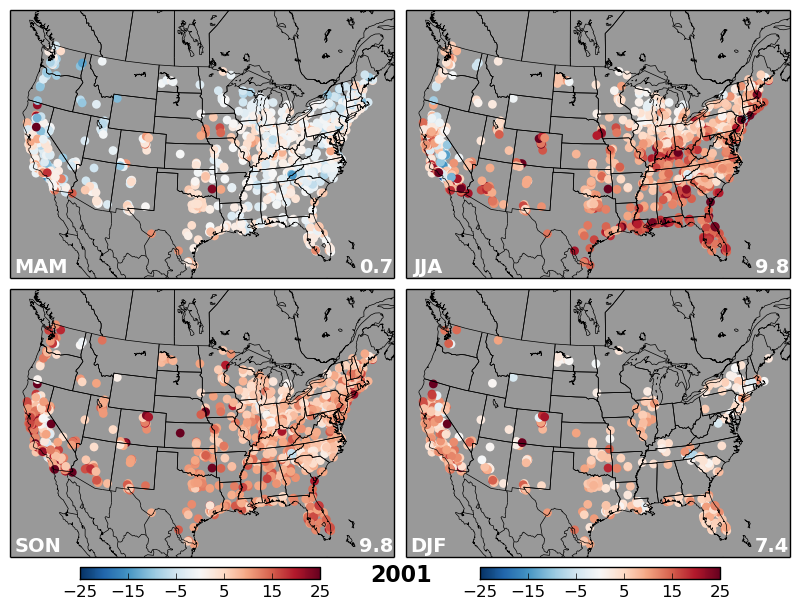

Source code (Python):
import matplotlib
matplotlib.use('Agg')
from pylab import *
from mpl_toolkits.basemap import Basemap
import numpy as np
import matplotlib.pyplot as plt

year = '../11yr_2001'
AQS = year+'/AQS_Daily_O3_11yr_project.csv'

##### EXTRACT THE COLUMNS OF INTEREST
O3_AQS = np.genfromtxt(AQS, delimiter=',', skip_header=10, usecols=(4,3,12,14)) 
O3_AQS_date = np.genfromtxt(AQS, delimiter=',', skip_header=10, dtype=np.object, usecols=(7)) 
O3_AQS_date_explode = np.genfromtxt(O3_AQS_date, delimiter='/', dtype=int, usecols=(0,1,2))
O3_AQS_date_explode = O3_AQS_date_explode[:,0:1]

##### CREATE NUMPY ARRAYS WITH EXPLODED DATE DATA
O3_AQS = concatenate((O3_AQS,O3_AQS_date_explode),axis=1) 

##### REMOVE ALL BAD DATA
O3_AQS = O3_AQS[O3_AQS[:,2]>0] 
O3_AQS = O3_AQS[O3_AQS[:,3]>0] 

O3_AQS_Jan = O3_AQS[O3_AQS[:,4]==1.]
O3_AQS_Feb = O3_AQS[O3_AQS[:,4]==2.]
O3_AQS_Mar = O3_AQS[O3_AQS[:,4]==3.]
O3_AQS_Apr = O3_AQS[O3_AQS[:,4]==4.]
O3_AQS_May = O3_AQS[O3_AQS[:,4]==5.]
O3_AQS_June = O3_AQS[O3_AQS[:,4]==6.]
O3_AQS_July = O3_AQS[O3_AQS[:,4]==7.]
O3_AQS_Aug = O3_AQS[O3_AQS[:,4]==8.]
O3_AQS_Sept = O3_AQS[O3_AQS[:,4]==9.]
O3_AQS_Oct = O3_AQS[O3_AQS[:,4]==10.]
O3_AQS_Nov = O3_AQS[O3_AQS[:,4]==11.]
O3_AQS_Dec = O3_AQS[O3_AQS[:,4]==12.]

O3_AQS_MAM = concatenate((O3_AQS_Mar,O3_AQS_Apr,O3_AQS_May),axis=0)
O3_AQS_JJA = concatenate((O3_AQS_June,O3_AQS_July,O3_AQS_Aug),axis=0)
O3_AQS_SON = concatenate((O3_AQS_Sept,O3_AQS_Oct,O3_AQS_Nov),axis=0)
O3_AQS_DJF = concatenate((O3_AQS_Dec,O3_AQS_Jan,O3_AQS_Feb),axis=0)

Final = [0,0,0,0,0]
for i in range(len(O3_AQS_MAM)): #generate pairs
    if O3_AQS_MAM[i,4] == -999: pass
    else:
        Temp = O3_AQS_MAM[i]
        for j in range(i+1,len(O3_AQS_MAM)):
    	    if np.array_equal(O3_AQS_MAM[i,0],O3_AQS_MAM[j,0]) and np.array_equal(O3_AQS_MAM[i,1],O3_AQS_MAM[j,1]): 
                Temp = vstack((Temp,O3_AQS_MAM[j]))
                O3_AQS_MAM[j,4] = -999
            else: pass
        if np.array(Temp).size>5:
            Temp = np.mean(Temp,axis=0)
        else: pass
        Final = vstack((Final,Temp))
Final = np.delete(Final,0,0)
O3_AQS_MAM = Final[:]

Final = [0,0,0,0,0]
for i in range(len(O3_AQS_JJA)): #generate pairs
    if O3_AQS_JJA[i,4] == -999: pass
    else:
        Temp = O3_AQS_JJA[i]
        for j in range(i+1,len(O3_AQS_JJA)):
    	    if np.array_equal(O3_AQS_JJA[i,0],O3_AQS_JJA[j,0]) and np.array_equal(O3_AQS_JJA[i,1],O3_AQS_JJA[j,1]): 
                Temp = vstack((Temp,O3_AQS_JJA[j]))
                O3_AQS_JJA[j,4] = -999
            else: pass
        if np.array(Temp).size>5:
            Temp = np.mean(Temp,axis=0)
        else: pass
        Final = vstack((Final,Temp))
Final = np.delete(Final,0,0)
O3_AQS_JJA = Final[:]

Final = [0,0,0,0,0]
for i in range(len(O3_AQS_SON)): #generate pairs
    if O3_AQS_SON[i,4] == -999: pass
    else:
        Temp = O3_AQS_SON[i]
        for j in range(i+1,len(O3_AQS_SON)):
    	    if np.array_equal(O3_AQS_SON[i,0],O3_AQS_SON[j,0]) and np.array_equal(O3_AQS_SON[i,1],O3_AQS_SON[j,1]): 
                Temp = vstack((Temp,O3_AQS_SON[j]))
                O3_AQS_SON[j,4] = -999
            else: pass
        if np.array(Temp).size>5:
            Temp = np.mean(Temp,axis=0)
        else: pass
        Final = vstack((Final,Temp))
Final = np.delete(Final,0,0)
O3_AQS_SON = Final[:]

Final = [0,0,0,0,0]
for i in range(len(O3_AQS_DJF)): #generate pairs
    if O3_AQS_DJF[i,4] == -999: pass
    else:
        Temp = O3_AQS_DJF[i]
        for j in range(i+1,len(O3_AQS_DJF)):
    	    if np.array_equal(O3_AQS_DJF[i,0],O3_AQS_DJF[j,0]) and np.array_equal(O3_AQS_DJF[i,1],O3_AQS_DJF[j,1]): 
                Temp = vstack((Temp,O3_AQS_DJF[j]))
                O3_AQS_DJF[j,4] = -999
            else: pass
        if np.array(Temp).size>5:
            Temp = np.mean(Temp,axis=0)
        else: pass
        Final = vstack((Final,Temp))
Final = np.delete(Final,0,0)
O3_AQS_DJF = Final[:]

#####  CALCULATE BIAS
O3AQS_MAM = (O3_AQS_MAM[:,3] - O3_AQS_MAM[:,2])
O3AQS_JJA = (O3_AQS_JJA[:,3] - O3_AQS_JJA[:,2])
O3AQS_SON = (O3_AQS_SON[:,3] - O3_AQS_SON[:,2])
O3AQS_DJF = (O3_AQS_DJF[:,3] - O3_AQS_DJF[:,2])

lat_AQS_MAM = O3_AQS_MAM[:,0]
lon_AQS_MAM = O3_AQS_MAM[:,1]
lat_AQS_JJA = O3_AQS_JJA[:,0]
lon_AQS_JJA = O3_AQS_JJA[:,1]
lat_AQS_SON = O3_AQS_SON[:,0]
lon_AQS_SON = O3_AQS_SON[:,1]
lat_AQS_DJF = O3_AQS_DJF[:,0]
lon_AQS_DJF = O3_AQS_DJF[:,1]

fig = plt.figure(frameon=False)
map_MAM = fig.add_axes([0.0125,0.52,0.48,0.48])
map_JJA = fig.add_axes([0.5075,0.52,0.48,0.48])
map_SON = fig.add_axes([0.0125,0.055,0.48,0.48])
map_DJF = fig.add_axes([0.5075,0.055,0.48,0.48])
ax_colorbar = fig.add_axes([0.1,0.035,0.3,0.02])
ax_colorbar2 = fig.add_axes([0.6,0.035,0.3,0.02])

m = Basemap(width=5000000,height=3500000,rsphere=(6378137.00,6356752.3142),projection='lcc',
            resolution='l',lat_ts=40,lat_0=40,lon_0=-96.5,ax=map_MAM)
m.fillcontinents(color='#999999', lake_color='#999999', zorder=0)
m.drawcoastlines(color='#000000', linewidth=0.5)
m.drawmapboundary(fill_color='#999999')
m.drawcountries(color='#000000', linewidth=0.5)
m.drawstates(color='#000000', linewidth=0.5) 

n = Basemap(width=5000000,height=3500000,rsphere=(6378137.00,6356752.3142),projection='lcc',
            resolution='l',lat_ts=40,lat_0=40,lon_0=-96.5,ax=map_JJA)
n.fillcontinents(color='#999999', lake_color='#999999', zorder=0)
n.drawcoastlines(color='#000000', linewidth=0.5)
n.drawmapboundary(fill_color='#999999')
n.drawcountries(color='#000000', linewidth=0.5)
n.drawstates(color='#000000', linewidth=0.5) 

o = Basemap(width=5000000,height=3500000,rsphere=(6378137.00,6356752.3142),projection='lcc',
            resolution='l',lat_ts=40,lat_0=40,lon_0=-96.5,ax=map_SON)
o.fillcontinents(color='#999999', lake_color='#999999', zorder=0)
o.drawcoastlines(color='#000000', linewidth=0.5)
o.drawmapboundary(fill_color='#999999')
o.drawcountries(color='#000000', linewidth=0.5)
o.drawstates(color='#000000', linewidth=0.5) 

p = Basemap(width=5000000,height=3500000,rsphere=(6378137.00,6356752.3142),projection='lcc',
            resolution='l',lat_ts=40,lat_0=40,lon_0=-96.5,ax=map_DJF)
p.fillcontinents(color='#999999', lake_color='#999999', zorder=0)
p.drawcoastlines(color='#000000', linewidth=0.5)
p.drawmapboundary(fill_color='#999999')
p.drawcountries(color='#000000', linewidth=0.5)
p.drawstates(color='#000000', linewidth=0.5) 

AQS_xpt_MAM,AQS_ypt_MAM = m(lon_AQS_MAM[:],lat_AQS_MAM[:])
AQS_xpt_JJA,AQS_ypt_JJA = n(lon_AQS_JJA[:],lat_AQS_JJA[:])
AQS_xpt_SON,AQS_ypt_SON = o(lon_AQS_SON[:],lat_AQS_SON[:])
AQS_xpt_DJF,AQS_ypt_DJF = p(lon_AQS_DJF[:],lat_AQS_DJF[:])
lonpt_MAM, latpt_MAM = m(AQS_xpt_MAM,AQS_ypt_MAM,inverse=True)
lonpt_JJA, latpt_JJA = n(AQS_xpt_JJA,AQS_ypt_JJA,inverse=True)
lonpt_SON, latpt_SON = o(AQS_xpt_SON,AQS_ypt_SON,inverse=True)
lonpt_DJF, latpt_DJF = p(AQS_xpt_DJF,AQS_ypt_DJF,inverse=True)

cs1 = m.scatter(AQS_xpt_MAM,AQS_ypt_MAM,c=O3AQS_MAM,edgecolor='none',cmap=cm.RdBu_r,vmin=-25.0,vmax=25.0,s=40) 
cs2 = n.scatter(AQS_xpt_JJA,AQS_ypt_JJA,c=O3AQS_JJA,edgecolor='none',cmap=cm.RdBu_r,vmin=-25.0,vmax=25.0,s=40) 
cs3 = o.scatter(AQS_xpt_SON,AQS_ypt_SON,c=O3AQS_SON,edgecolor='none',cmap=cm.RdBu_r,vmin=-25.0,vmax=25.0,s=40) 
cs4 = p.scatter(AQS_xpt_DJF,AQS_ypt_DJF,c=O3AQS_DJF,edgecolor='none',cmap=cm.RdBu_r,vmin=-25.0,vmax=25.0,s=40) 

meanMAM = np.mean(O3AQS_MAM,axis=0)
meanJJA = np.mean(O3AQS_JJA,axis=0)
meanSON = np.mean(O3AQS_SON,axis=0)
meanDJF = np.mean(O3AQS_DJF,axis=0)

boxlabel11 = 'MAM'
fig.text(.02, .545, boxlabel11, fontsize=14, fontweight='bold', color='w')
boxlabel12 = 'JJA'
fig.text(.515, .545, boxlabel12, fontsize=14, fontweight='bold', color='w')
boxlabel21 = 'SON'
fig.text(.02, .08, boxlabel21, fontsize=14, fontweight='bold', color='w')
boxlabel22 = 'DJF'
fig.text(.515, .08, boxlabel22, fontsize=14, fontweight='bold', color='w')
yearlabel = '2001'
fig.text(.465, .03, yearlabel, fontsize=16, fontweight='bold')

fig.text(.45, .545, format(meanMAM,'.1f'), fontsize=14, fontweight='bold', color='w')
fig.text(.945, .545, format(meanJJA,'.1f'), fontsize=14, fontweight='bold', color='w')
fig.text(.45, .08, format(meanSON,'.1f'), fontsize=14, fontweight='bold', color='w')
fig.text(.945, .08, format(meanDJF,'.1f'), fontsize=14, fontweight='bold', color='w')

plt.colorbar(cs1,cax=ax_colorbar,orientation='horizontal',ticks=[-25,-15,-5,5,15,25])
plt.colorbar(cs2,cax=ax_colorbar2,orientation='horizontal',ticks=[-25,-15,-5,5,15,25])

plt.savefig('aqs_byseason_spatial_2001.png')
